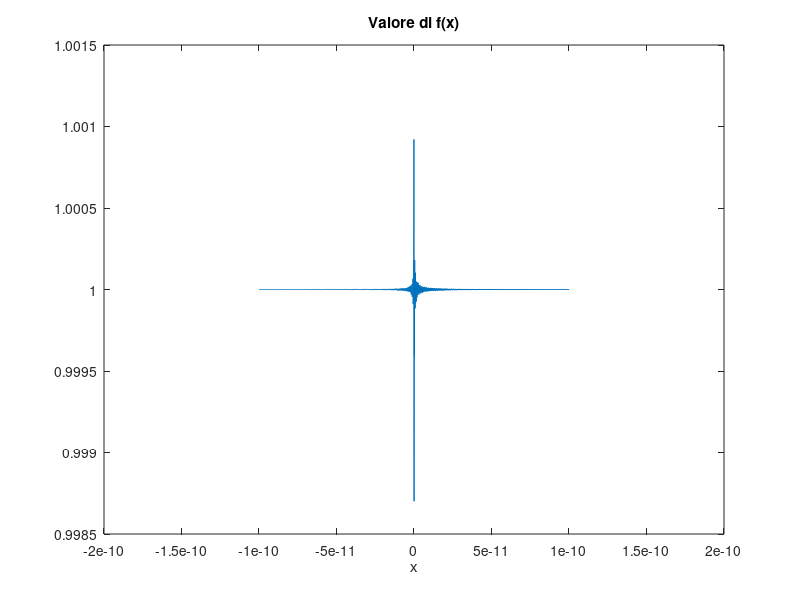
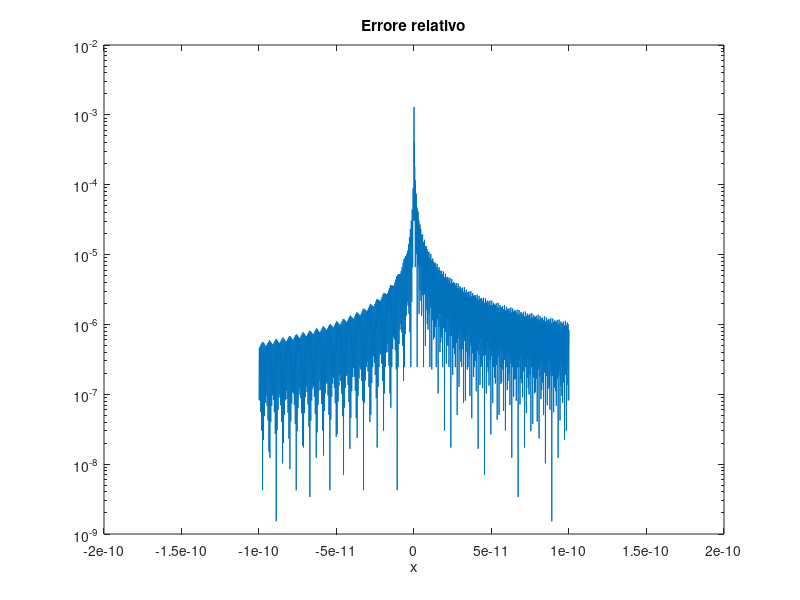

MATLAB code to generate these figures, in order:
%esercizio 1

yexact = 1;
x = linspace(-1e-10, 1e-10, 2000);

y = ((1 + x) - 1) ./ x;

errRel = abs(y - yexact) / abs(yexact);

figure(1);
plot(x, y);
title("Valore di f(x)");
xlabel('x');

figure(2);
semilogy(x, errRel);
title("Errore relativo");
xlabel('x')